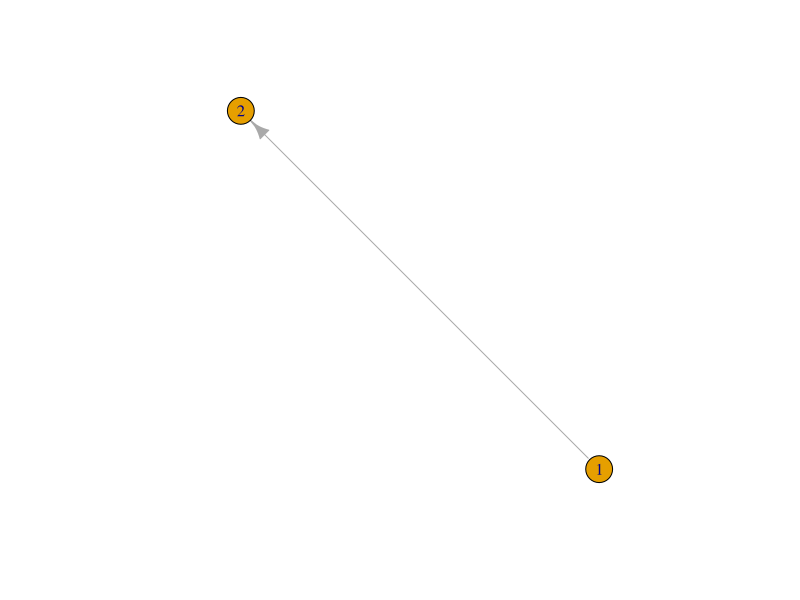
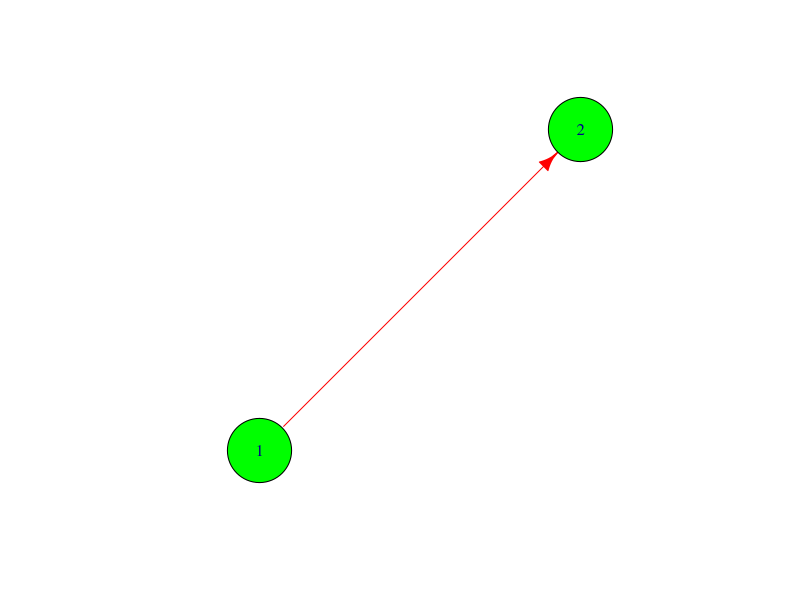
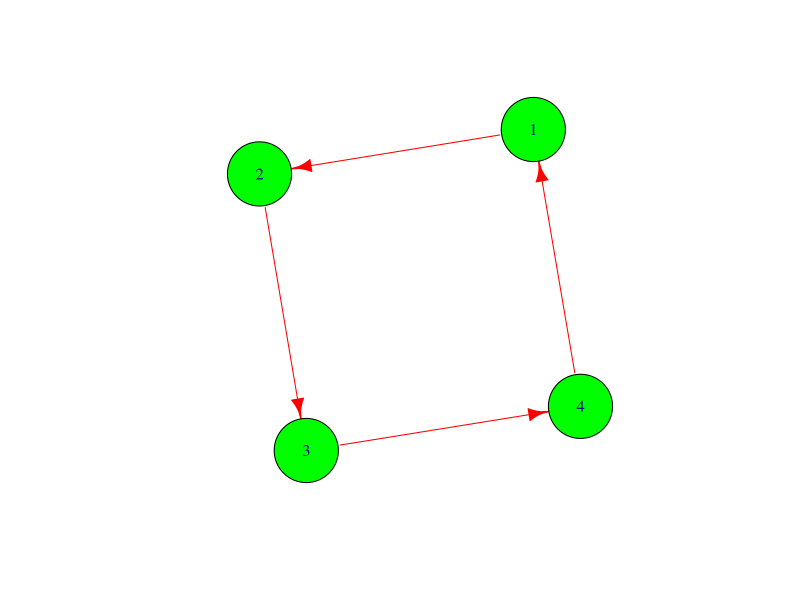
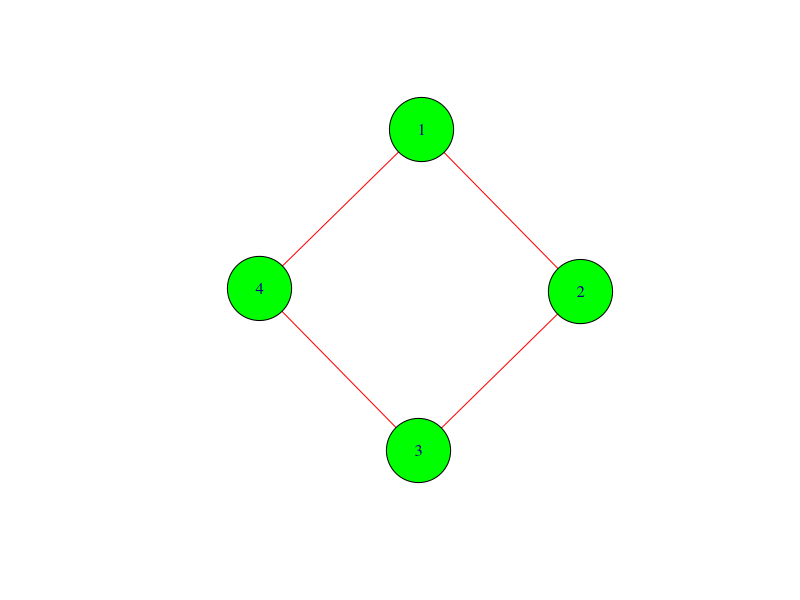
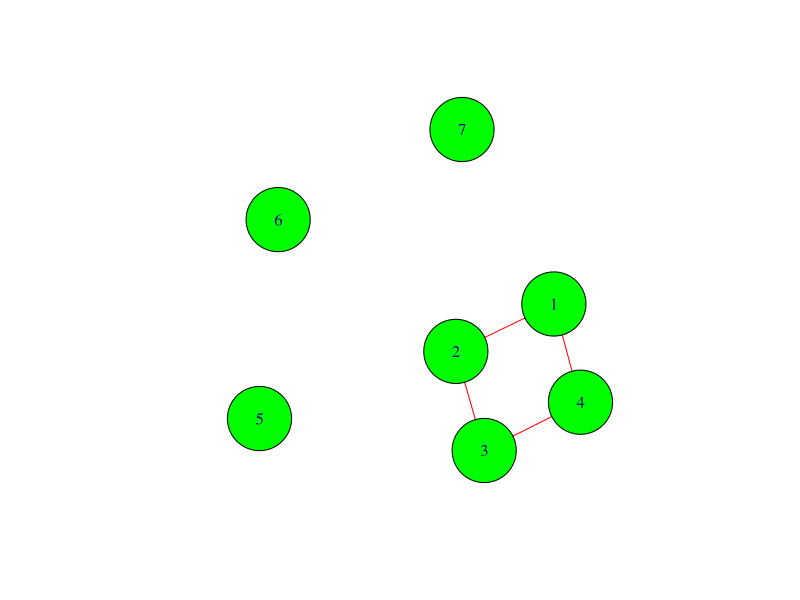
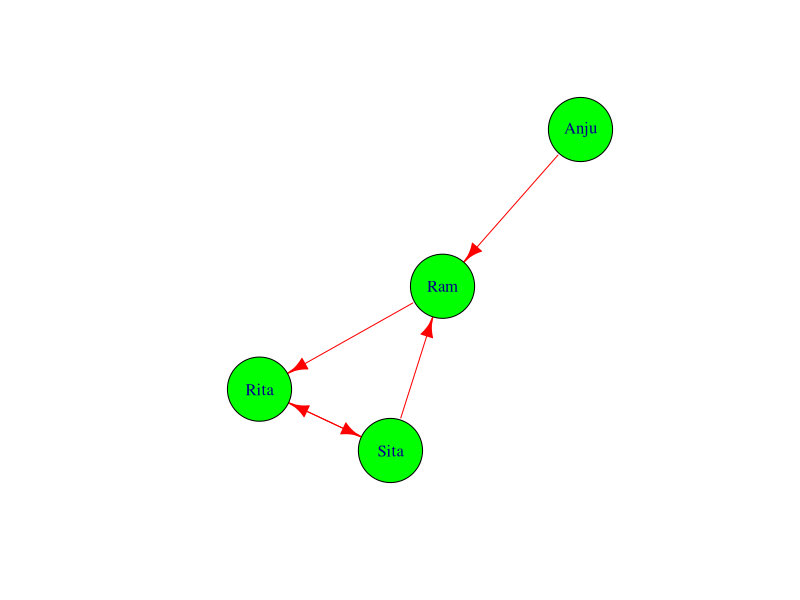

Reproduce these figures in R, in order.
# social network analysis
install.packages('igraph')

library(igraph)

g <- graph(c(1,2))
plot(g)

# First node contains 1, second contains 2, by default directed graph

plot(g,
     vertex.color = "green",
     vertex.size = 40,
     edge.color = "red",
     edge.size = 20
)

# closed directed graph
g <- graph(c(1,2,2,3,3,4,4,1))

plot(g,
     vertex.color = "green",
     vertex.size = 40,
     edge.color = "red",
     edge.size = 20
)

# closed undirected graph eg. like following
g <- graph(
  c(1,2,2,3,3,4,4,1),
  directed = F
)

plot(g,
     vertex.color = "green",
     vertex.size = 40,
     edge.color = "red",
     edge.size = 20
)

# closed undirected graph eg. like following
g <- graph(
  c(1,2,2,3,3,4,4,1),
  directed = F,
  n=7
)

plot(g,
     vertex.color = "green",
     vertex.size = 40,
     edge.color = "red",
     edge.size = 20
)

# 7 x 7 sparse Matrix of class "dgCMatrix"
print(g[])

g1 <- graph(
  c("Sita", "Ram", "Ram", "Rita", "Rita", "Sita", "Sita", "Rita", "Anju", "Ram")
)

plot(g1,
     vertex.color = "green",
     vertex.size = 40,
     edge.color = "red",
     edge.size = 1
)

print(g1)

# see the metrics
degree(g1)
degree(g1, mode = "all")

# how many nodes are comming to the node
degree(g1, mode = "in")
# Sita  Ram Rita Anju 
# 1    2    2    0 
# nodes going out of the node
degree(g1, mode="out")
# Sita  Ram Rita Anju 
# 2    1    1    1 

#degree = numnber nodes connected

# diameter
diameter(g1, directed = F, weights = NA)

# edge density, the extent to which nodes are inter connected
edge_density(g1, loops=F)

ecount(g1)/(vcount(g1) * (vcount(g1) - 1)) 
# 5/4 * (4-1)
# [1] 0.4166667

# Interpretation of density: no of connections / total no of person

# Reciprocity : percent reciprocatted ties
reciprocity(g1)

# Total edges = 5
# Tied edges = 2
# reciprocity = 2/5 = 0.4
# Intepretation: 0.4 total no of connections / total no of ties

# closeness
closeness(g1, mode = "all", weights = NA)
# Sita       Ram      Rita      Anju 
# 0.2500000 0.3333333 0.2500000 0.2000000 

# Interpretation: Ram is closest to other 3 persons
# Anju is farthest to other 3 persons

# Betweeness
betweenness(g1, directed = T, weights = NA)
# Sita  Ram Rita Anju 
# 1    2    2    0 

# Interpretation: Ram and rita have two inner edges . sita has 1 and anju has 0

# edge_betweeness
edge_betweenness(g1, directed = T, weights = NA)
# 2 4 4 1 3

?igraph
?edge_betweenness


# TODO : SNA from youTube 0xM0MbRPGE
